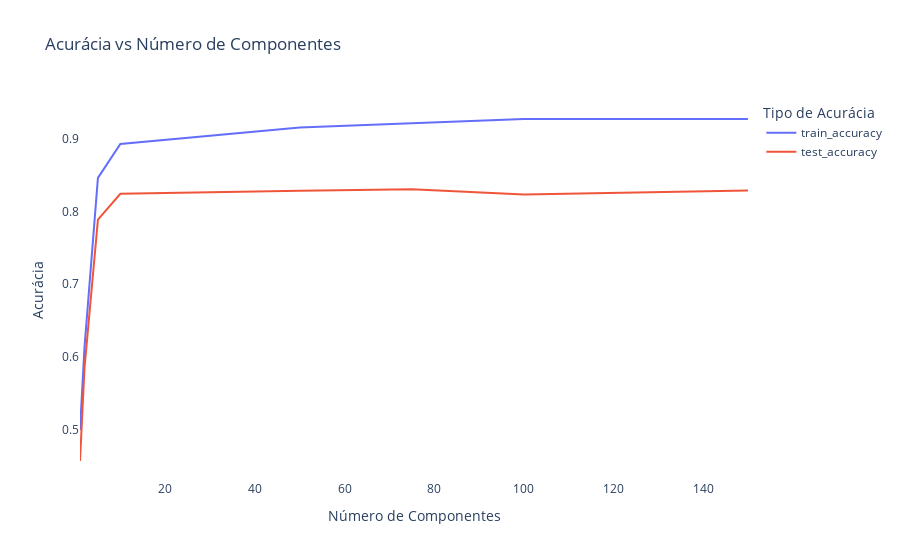

Write notebook code for a chart like this one.
### Code cell
import plotly.express as px

df = results
fig = px.line(df, x='n_components', y=['train_accuracy', 'test_accuracy'], title='Acurácia vs Número de Componentes')

fig.update_layout(
    xaxis_title='Número de Componentes',
    yaxis_title='Acurácia',
    legend_title='Tipo de Acurácia',
    plot_bgcolor="white"
)

fig.show()

### Figure 1 — Plotly figure (JSON) as saved in the notebook; plotly's stock layout.template omitted (floating-point values rounded to 4 significant figures)
{"data": [{"hovertemplate": "variable=train_accuracy<br>n_components=%{x}<br>value=%{y}<extra></extra>", "legendgroup": "train_accuracy", "line": {"color": "#636efa", "dash": "solid"}, "marker": {"symbol": "circle"}, "mode": "lines", "name": "train_accuracy", "orientation": "v", "showlegend": true, "type": "scatter", "x": [1, 2, 5, 10, 50, 75, 100, 150], "xaxis": "x", "y": [0.4997, 0.6128, 0.846, 0.8927, 0.9154, 0.9215, 0.9268, 0.927], "yaxis": "y"}, {"hovertemplate": "variable=test_accuracy<br>n_components=%{x}<br>value=%{y}<extra></extra>", "legendgroup": "test_accuracy", "line": {"color": "#EF553B", "dash": "solid"}, "marker": {"symbol": "circle"}, "mode": "lines", "name": "test_accuracy", "orientation": "v", "showlegend": true, "type": "scatter", "x": [1, 2, 5, 10, 50, 75, 100, 150], "xaxis": "x", "y": [0.4571, 0.5847, 0.7886, 0.8242, 0.8283, 0.8303, 0.8232, 0.8286], "yaxis": "y"}], "layout": {"legend": {"title": {"text": "Tipo de Acurácia"}, "tracegroupgap": 0}, "plot_bgcolor": "white", "title": {"text": "Acurácia vs Número de Componentes"}, "xaxis": {"anchor": "y", "domain": [0, 1], "title": {"text": "Número de Componentes"}}, "yaxis": {"anchor": "x", "domain": [0, 1], "title": {"text": "Acurácia"}}}}
